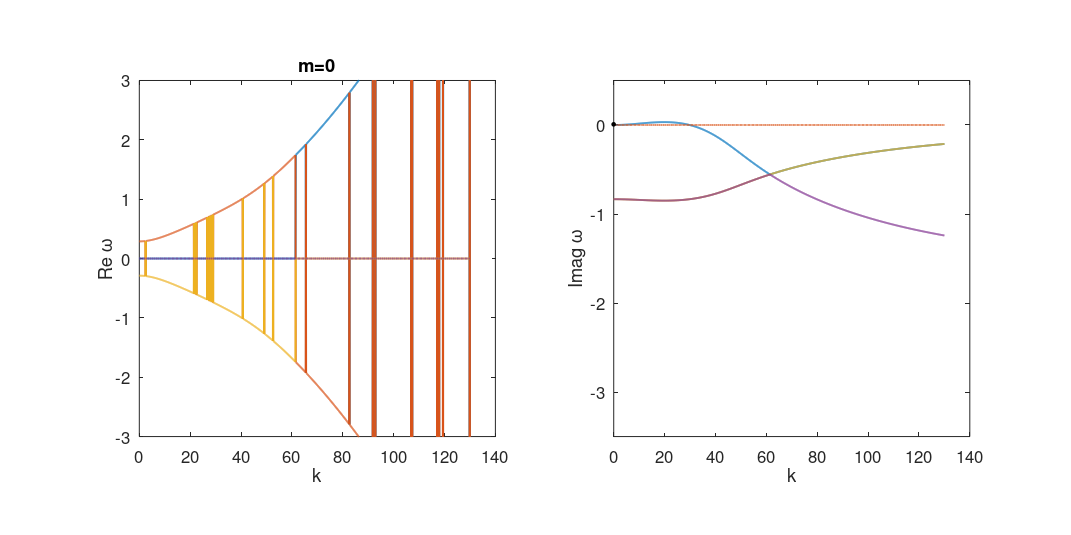

Reproduce this figure in MATLAB.


% stability analysis, dispertion analysis

GammaR=8/9;
P1=1.8756;

ua=7.7e-3;
Gammac=1;
R1=8.4e-3;

g=2*ua;
n0=Gammac/R1;
Pth=(GammaR*Gammac)/R1;
Phi0=sqrt((1/R1)*(P1*Pth/n0-GammaR));

R0=25*sqrt(5/2);

m=0;%persistent current m
dk=0.1;

k=0:dk:130; %k axis

print_fig=0;
Record_Mov_m=0;
m_max=70;

Fontsize=18;


N=length(k);
Eigen_omega_1=complex(zeros(1,N));%three eigen omega(k)
Eigen_omega_2=complex(zeros(1,N));
Eigen_omega_3=complex(zeros(1,N));

if Record_Mov_m~=0
    writerObj = VideoWriter('Dispersion_mov_E.avi');
    writerObj.FrameRate=2;
    open(writerObj);
    
    m_min=0;
else
    m_min=m;
    m_max=m;
end

omega_temp=complex(zeros(3,1),0);
omega_de=zeros(3,4);%set by column: 1 real part; 2 imaginary part; 3 amplitude; 4 angle
for m=m_min:m_max

for it=1:N
    
    L=[((m+k(it))^2-m^2)/(2*R0^2)+ua*Phi0^2, ua*Phi0^2, (g+0.5i*R1)*Phi0;
        -ua*Phi0^2, -(((m-k(it))^2-m^2)/(2*R0^2)+ua*Phi0^2), -(g-0.5i*R1)*Phi0;
        -1i*R1*Phi0*n0, -1i*R1*Phi0*n0, -1i*(GammaR+R1*Phi0^2)];
    

    omega_temp=eig(L,'nobalance');
    omega_de(:,1)=real(omega_temp);
    omega_de(:,2)=imag(omega_temp);
    omega_de(:,3)=abs(omega_temp);
    omega_de(:,4)=angle(omega_temp);
    omega_de=sortrows(omega_de,-2);%sortrow 4 times
    
    Eigen_omega_1(it)=complex(omega_de(1,1),omega_de(1,2));
    Eigen_omega_2(it)=complex(omega_de(2,1),omega_de(2,2));
    Eigen_omega_3(it)=complex(omega_de(3,1),omega_de(3,2));
end

if m==m_min || Record_Mov_m==0
fig_disp=figure('renderer','painter','position',[100 100 1600 800],'paperpositionmode','auto');
axis_re=subplot(1,2,1);
axis_im=subplot(1,2,2);
end

axis_re=subplot(1,2,1);
plot(axis_re,k,real(Eigen_omega_1),'linewidth',2);
axis square;
set(axis_re,'ylim',[-3,3],'fontsize',Fontsize);
xlabel('k');
ylabel('Re \omega');
title(axis_re,sprintf('m=%d',m));
hold(axis_re,'all');
plot(axis_re,k,real(Eigen_omega_2),'linewidth',2);
plot(axis_re,k,real(Eigen_omega_3),'linewidth',2);
plot(axis_re,k,zeros(1,N),'linestyle','-.','linewidth',2);
hold(axis_re,'off');


axis_im=subplot(1,2,2);
plot(axis_im,k,imag(Eigen_omega_1),'linewidth',2);
axis square;
set(axis_im,'ylim',[-3.5,0.5],'fontsize',Fontsize);
xlabel('k');
ylabel('Imag \omega');
hold all
plot(axis_im,k,zeros(1,N),'linestyle','-.','linewidth',2);
plot(axis_im,k,imag(Eigen_omega_2),'linewidth',2);
plot(axis_im,k,imag(Eigen_omega_3),'linewidth',2);
hold off
%finding critical m by derivertive
% Im_omega_t=imag(Eigen_omega_2);
% Im_omega_t_diff=diff(Im_omega_t)/dk;
% for it=length(Im_omega_t_diff):-1:1
%     if abs(Im_omega_t_diff(it))<1e-5
%        break;
%     end
% end
% text(k(it),Im_omega_t(it),'\bullet','fontsize',20,'HorizontalAlignment','center');

%finding critical m by positive Imag omega
Im_omega_t=imag(Eigen_omega_1);
Im_omega_t_diff=diff(Im_omega_t)/dk;
for it=2:length(Im_omega_t)
    if Im_omega_t(it)>0
       break;
    end
end
if it~=length(Im_omega_t)
text(k(it),Im_omega_t(it),'\bullet','fontsize',20,'HorizontalAlignment','center');
end
diff_k_axis=k(1:length(Im_omega_t_diff));
% figure;
% plot(diff_k_axis,Im_omega_t_diff);

if Record_Mov_m~=0
writeVideo(writerObj,getframe(fig_disp));
end

end

if print_fig~=0
print(gcf,'-painter','-dpng','-r250',sprintf('Dispersion curve_E_m=%d.png',m));
close(fig_disp);
end


if Record_Mov_m~=0
    close(writerObj);
end

fprintf('\nProgram finished.\n');





